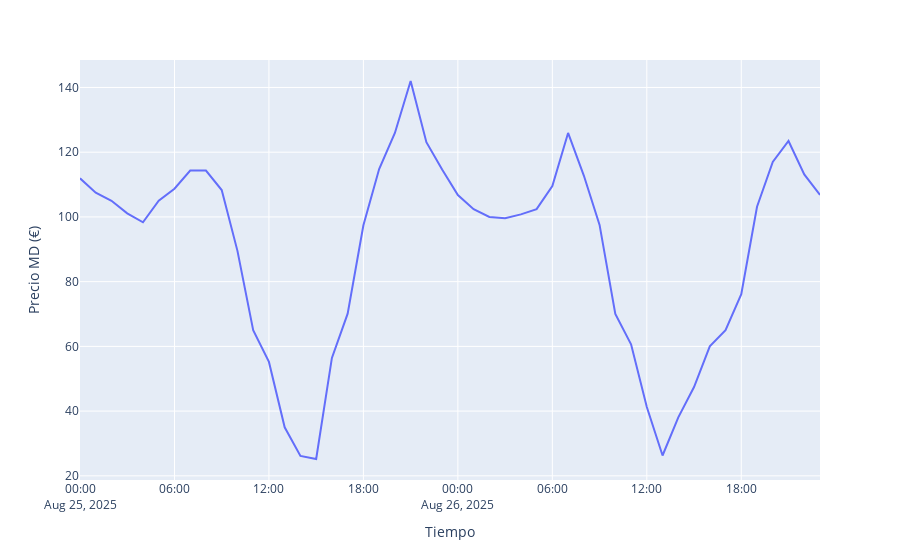

The notebook cell this image was saved under:
### Code cell
px.line(data_df.iloc[-2*24:], x='Datetime_hour', y='MD', labels={'MD':'Precio MD (€)', 'Datetime_hour':'Tiempo'})
